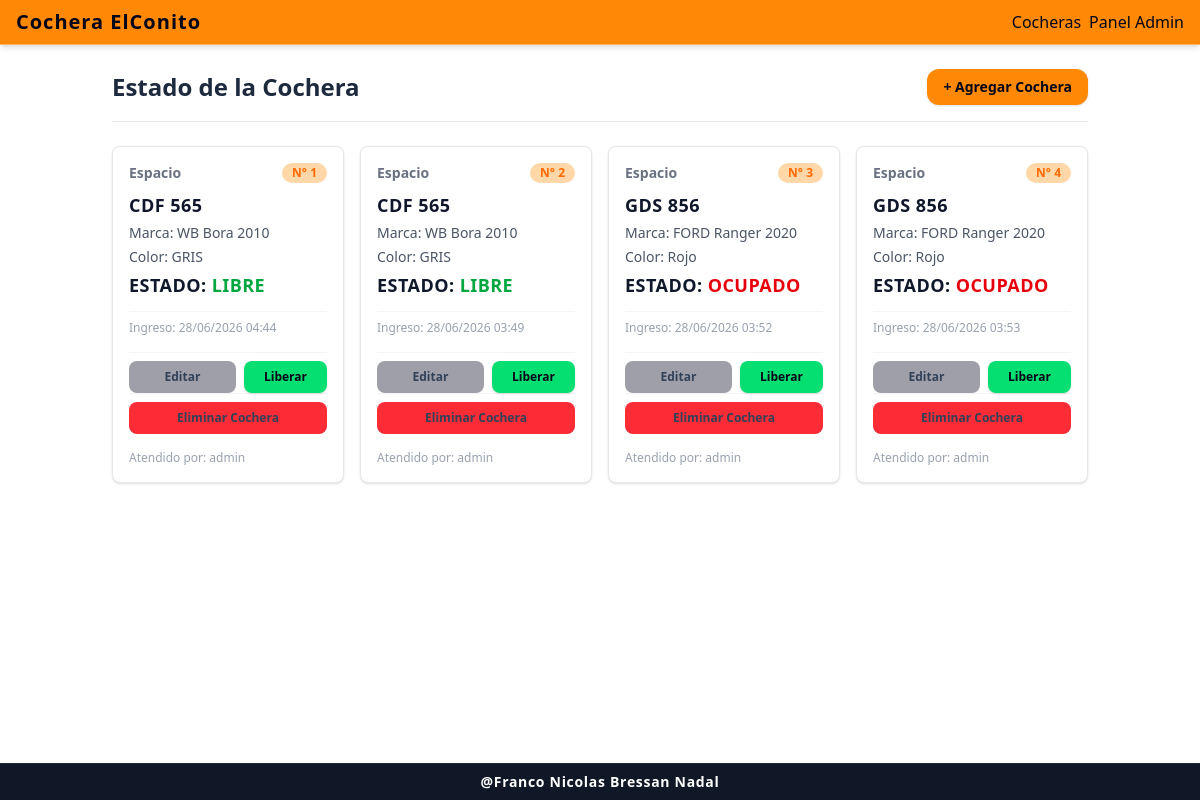
/gestion/, run on the app's committed database.
### gestion/models.py (models this page shows, shortened)
class Spot (models.Model):
    ESTADO_CHOICES= [
        ('LIBRE', "Libre"),
        ('OCUPADO', 'Ocupado')
    ]
    numero=models.IntegerField(verbose_name="Cochera N°", unique=True,)
    estado = models.CharField(max_length=10, choices=ESTADO_CHOICES, default='LIBRE', verbose_name="Estado Cochera")
    ingreso=models.DateTimeField(auto_now=True, verbose_name="Fecha de Entrada", blank=True, null=True)
    responsable=models.ForeignKey(User, default=None, on_delete=models.SET_NULL, blank=True, null=True, verbose_name="Empleado")
    vehiculo=models.ForeignKey(Vehiculo, on_delete=models.SET_NULL, blank=True, null=True)

class Vehiculo (models.Model):
    TIPO_CHOICES = [
        ('AUTO', 'Auto'),
        ('CAMIONETA', 'Camioneta'),
        ('OTRO', 'otro'),
    ]
    marca=models.CharField(max_length=50,)
    tipo=models.CharField(max_length=10, choices=TIPO_CHOICES, default='AUTO')
    patente=models.CharField(max_length=10,)
    color=models.CharField(max_length=50,)

### gestion/views.py (the view)
# urls.py: path('', views.list_cocheras, name='list_cocheras'),
def list_cocheras(request):
    cocheras = Spot.objects.all().order_by('numero')
    return render(request, 'gestion/main.html', {'cocheras': cocheras})

### templates/gestion/main.html (shortened to what this page needs)
    {% extends 'base.html' %}
    {% block content %}
    <div class="container mx-auto p-6">
    <div class="flex flex-col sm:flex-row sm:items-center sm:justify-between border-b border-gray-200 pb-4 mb-6">
        <h2 class="text-2xl font-bold text-slate-800">Estado de la Cochera</h2>
        <div class="flex items-center space-x-3 mt-3 sm:mt-0">
            <a href="{% url 'crear_cochera' %}" class="inline-flex items-center justify-center bg-orange-400 hover:bg-orange-500 text-slate-950 font-bold text-sm py-2 px-4 rounded-xl shadow-sm transition-colors">
                + Agregar Cochera
            </a>
        </div>
    </div>
    <div class="grid grid-cols-1 sm:grid-cols-2 md:grid-cols-3 lg:grid-cols-4 gap-4">
        {% for spot in cocheras %}
            <div class="bg-white border border-gray-200 rounded-lg shadow-sm p-4 hover:shadow-md transition-shadow">
                <div class="flex justify-between items-center mb-2">
                    <span class="text-sm font-semibold text-gray-500">Espacio</span>
                    <span class="bg-orange-200 text-orange-500 text-xs font-bold px-2.5 py-0.5 rounded-full">
                        N° {{ spot.numero }}
                    </span>
                </div>
                <div class="space-y-1">
                    <p class="text-lg font-bold text-slate-900 tracking-wide uppercase">
                        {{ spot.vehiculo.patente }}
                    </p>
                    <p class="text-sm text-gray-600">
                        <span class="font-medium">Marca:</span> {{ spot.vehiculo.marca }}
                    </p>
                    <p class="text-sm text-gray-600">
                        <span class="font-medium">Color:</span> {{ spot.vehiculo.color }}
                    </p>
                    <p class="text-lg font-bold text-slate-900 tracking-wide uppercase">
                        <span>Estado:</span>
                        {% if spot.estado == 'LIBRE' %}
                            <span class="text-green-600">Libre</span>
                        {% else %}
                            <span class="text-red-600">Ocupado</span>
                        {% endif %}
                    </p>
                </div>
                <div class="border-t border-gray-100 mt-3 pt-2 text-xs text-gray-400">
                    {% if spot.vehiculo %}
                        <p>Ingreso: {{ spot.ingreso|date:"d/m/Y H:i" }}</p>
                    {% else %}
                        <p>Salida: {{ spot.ingreso|date:"d/m/Y H:i" }}</p>
                    {% endif %}
                    <div class="flex items-center gap-2 mt-4 pt-2 border-t border-gray-100">
                        <a href="{% url 'editar_cochera' spot.id %}" class="flex-1 text-center bg-zinc-400 hover:bg-zinc-300 text-slate-700 font-bold text-xs py-2 px-3 rounded-lg transition-colors">
                            Editar
                        </a>
                        <form action="{% url 'liberar_cochera' spot.id %}" method="POST" class="flex-1">
                            <button type="submit" class="w-full text-center bg-green-400 hover:bg-green-500 text-slate-950 font-bold text-xs py-2 px-3 rounded-lg transition-colors shadow-sm cursor-pointer">
                                Liberar
                            </button>
                        </form>
                    </div>
                    <div class="flex items-center gap-2 mb-4 pt-2 border-t border-gray-100">
                        <a href="{% url 'eliminar_cochera' spot.id %}" class="flex-1 text-center bg-red-500 hover:bg-red-600 text-slate-700 font-bold text-xs py-2 px-3 rounded-lg transition-colors">
                            Eliminar Cochera
                        </a>
                    </div>
                    {% if spot.responsable %}
                        <p>Atendido por: {{ spot.responsable.username }}</p>
                    {% endif %}
                </div>
            </div>
        {% empty %}
            <div class="col-span-full text-center py-8 text-gray-500">
                No hay cocheras registradas todavía. ¡Cargá algunas desde el panel de administración!
            </div>
        {% endfor %}
    </div>
</div>
    {% endblock %}

### templates/base.html (shortened to what this page needs)
{% load static %}
<!DOCTYPE html>
<html lang="en">
<head>
    <link rel="stylesheet" href="{% static 'dist/output.css' %}">
</head>
<body class="flex flex-col min-h-screen">
    <nav class="bg-orange-400 text-slate-950 shadow-md border-b border-orange-300 flex justify-between items-center px-4">
        <div class="flex items-center">
            <a href="{% url 'home' %}" class="text-xl font-bold tracking-wider my-2">Cochera ElConito</a>
        </div>
        <div class="flex items-center space-x-2 md:space-x-2">
            <a href="{% url 'list_cocheras' %}" class="hover:text-slate-700 transition-colors">Cocheras</a>
            <a href="{% url 'admin:index' %}" class="hover:text-slate-700 transition-colors">Panel Admin</a>
        </div>
    </nav>
    <main class="flex-1">
        {% block content %}
        {% endblock %}
    </main>
    <footer class="bg-gray-900 bg-center text-white border-t border-gray-800">
        <div class="my-2">
            <h1 class="text-white text-sm text-center font-bold tracking-wider">@Franco Nicolas Bressan Nadal</h1>
        </div>
    </footer>
</body>
</html>

### data on the page
Spot: numero "1", vehiculo.patente "CDF 565", vehiculo.marca "WB Bora 2010", vehiculo.color "GRIS", estado "LIBRE", ingreso "28/06/2026 04:44", responsable.username "admin"
Spot: numero "2", vehiculo.patente "CDF 565", vehiculo.marca "WB Bora 2010", vehiculo.color "GRIS", estado "LIBRE", ingreso "28/06/2026 03:49", responsable.username "admin"
Spot: numero "3", vehiculo.patente "GDS 856", vehiculo.marca "FORD Ranger 2020", vehiculo.color "Rojo", estado "OCUPADO", ingreso "28/06/2026 03:52", responsable.username "admin"
Spot: numero "4", vehiculo.patente "GDS 856", vehiculo.marca "FORD Ranger 2020", vehiculo.color "Rojo", estado "OCUPADO", ingreso "28/06/2026 03:53", responsable.username "admin"
